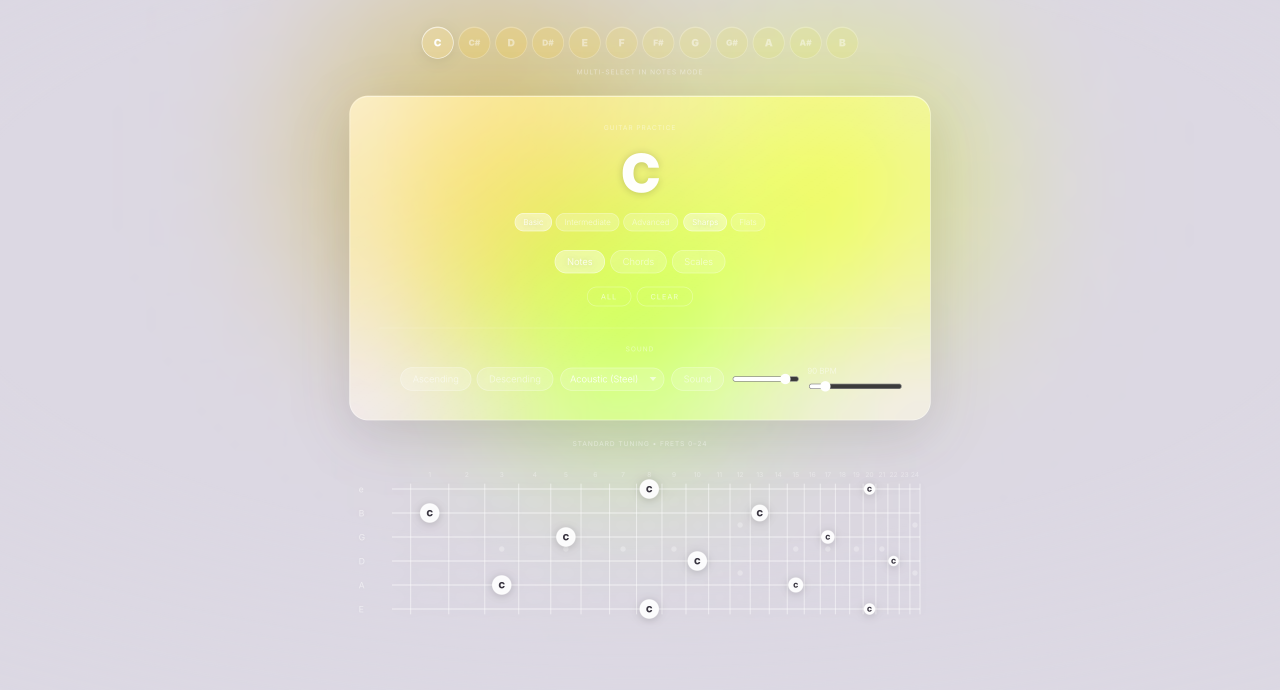
#> input picture assets/ui-snapshots/front-runner-v1.png, 3840 x 2068 px (shown at 1/3 size)
$ python prepare-icon.py ../assets/ui-snapshots/front-runner-v1.png
#> lines starting #> are read from the running program, lines starting #| are printed output that depends on the picture
#!/usr/bin/env python3
"""Make black background transparent and build macOS .icns icon."""

from __future__ import annotations

import shutil
import subprocess
import sys
import tempfile
from pathlib import Path

from PIL import Image

ROOT = Path(__file__).resolve().parents[1]
SOURCE = ROOT / "build" / "icon-source.png"
OUTPUT_PNG = ROOT / "build" / "icon.png"
OUTPUT_ICNS = ROOT / "build" / "icon.icns"

ICON_SIZES = [
    (16, "icon_16x16.png"),
    (32, "icon_16x16@2x.png"),
    (32, "icon_32x32.png"),
    (64, "icon_32x32@2x.png"),
    (128, "icon_128x128.png"),
    (256, "icon_128x128@2x.png"),
    (256, "icon_256x256.png"),
    (512, "icon_256x256@2x.png"),
    (512, "icon_512x512.png"),
    (1024, "icon_512x512@2x.png"),
]

BLACK_THRESHOLD = 35


def make_transparent(source: Path, dest: Path) -> None:
    img = Image.open(source).convert("RGBA")
    pixels = img.load()
    width, height = img.size
#> width = 3840; height = 2068

    for y in range(height):
        for x in range(width):
            r, g, b, a = pixels[x, y]
            if r <= BLACK_THRESHOLD and g <= BLACK_THRESHOLD and b <= BLACK_THRESHOLD:
                pixels[x, y] = (r, g, b, 0)

    square = max(width, height)
#> square = 3840
    canvas = Image.new("RGBA", (square, square), (0, 0, 0, 0))
#> canvas: PIL image 3840x3840 RGBA; every value is 0
    offset = ((square - width) // 2, (square - height) // 2)
#> offset = (0, 886)
    canvas.paste(img, offset, img)
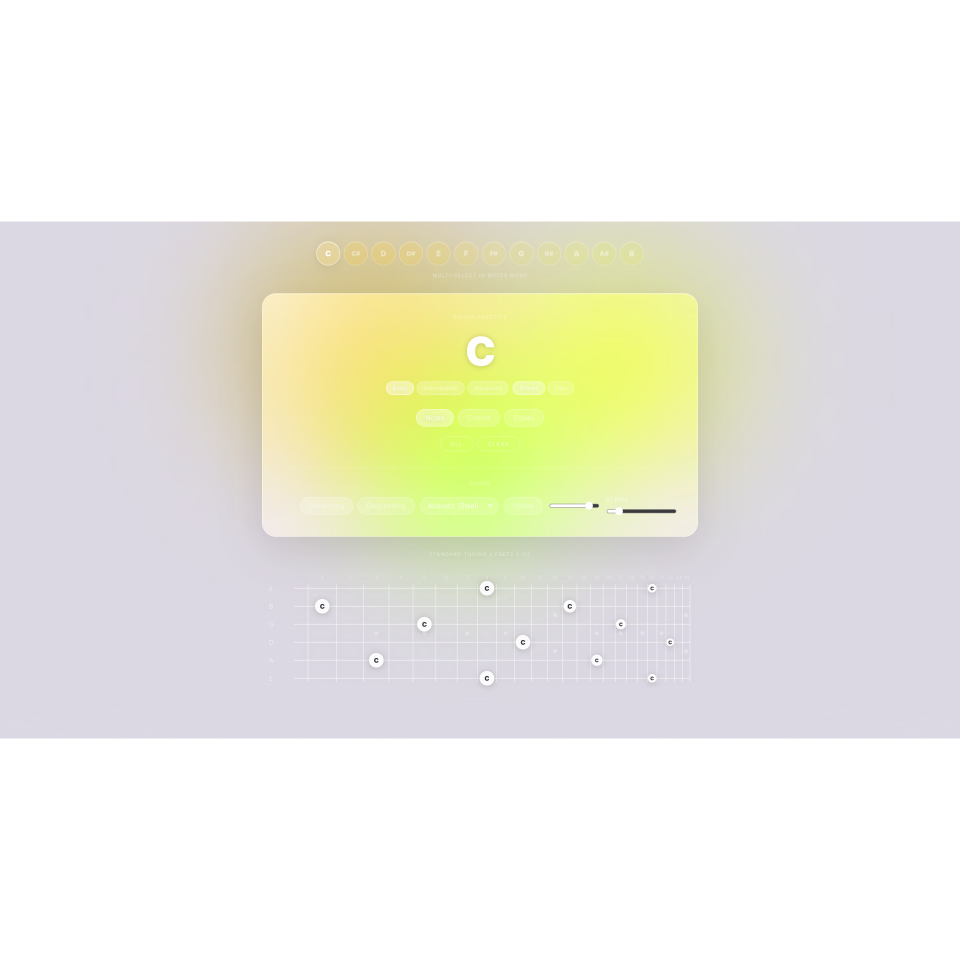
#> canvas: PIL image 3840x3840 RGBA (shown at 1/4 size); mean R, G, B, A 119.8, 119.2, 108.9, 137.3; transparent parts drawn white
    canvas.resize((1024, 1024), Image.Resampling.LANCZOS).save(dest)


def build_icns(source_png: Path, dest_icns: Path) -> None:
    with tempfile.TemporaryDirectory() as tmp:
        iconset = Path(tmp) / "AppIcon.iconset"
        iconset.mkdir()

        base = Image.open(source_png).convert("RGBA")
        for size, filename in ICON_SIZES:
            resized = base.resize((size, size), Image.Resampling.LANCZOS)
            resized.save(iconset / filename)
#> this loop made 10 passes
#> pass 1, in build_icns, `resized = base.resize((size, size), Image.Resampling.LANCZOS)`:
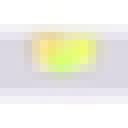
#> resized: PIL image 16x16 RGBA (shown 8 times larger); mean R, G, B, A 171.9, 170.9, 159.8, 137.5; transparent parts drawn white

        subprocess.run(
            ["iconutil", "-c", "icns", str(iconset), "-o", str(dest_icns)],
            check=True,
        )
#> (this line was passed over: subprocess is not available in this run)


def main() -> int:
    if len(sys.argv) > 1:
        source = Path(sys.argv[1])
    elif SOURCE.exists():
        source = SOURCE
    else:
        print("Usage: prepare-icon.py [source.png]", file=sys.stderr)
        return 1

    if not source.exists():
        print(f"Source icon not found: {source}", file=sys.stderr)
        return 1

    OUTPUT_PNG.parent.mkdir(parents=True, exist_ok=True)
    make_transparent(source, OUTPUT_PNG)
    build_icns(OUTPUT_PNG, OUTPUT_ICNS)
    print(f"Wrote {OUTPUT_PNG}")
    print(f"Wrote {OUTPUT_ICNS}")
    return 0


if __name__ == "__main__":
    raise SystemExit(main())
#> (the program exits here)
